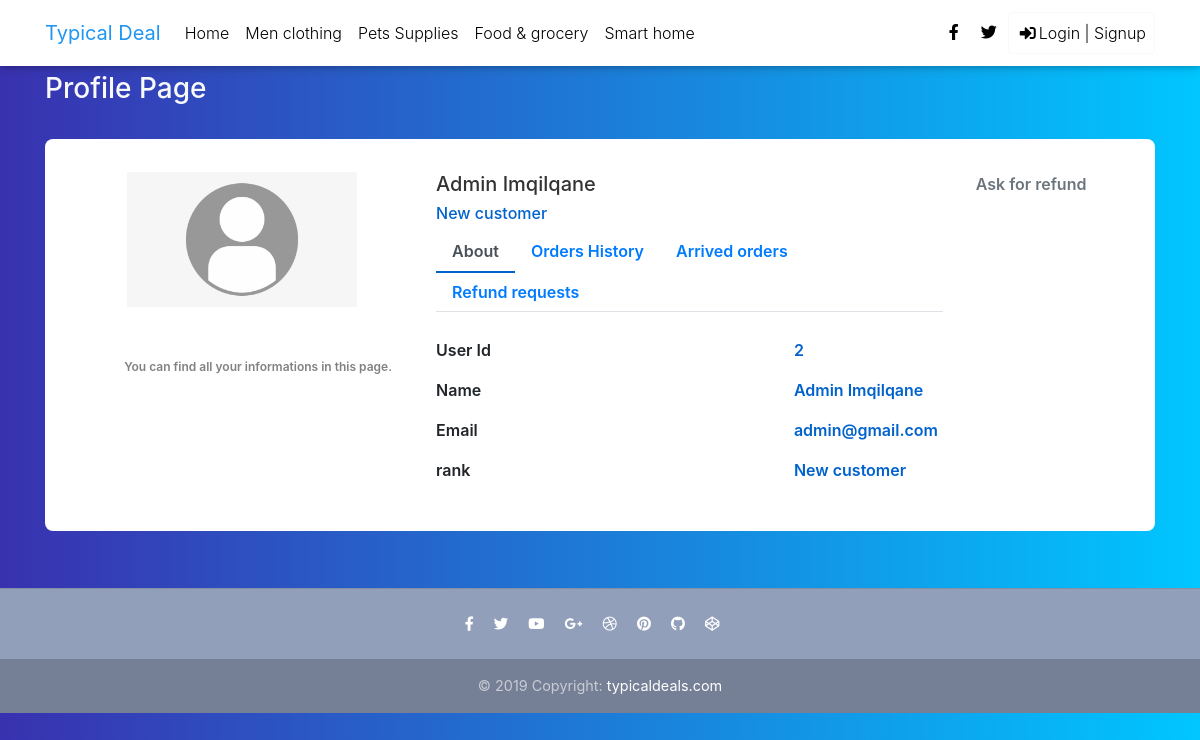
The page /accounts/profile/2/ on the database its author committed.
### products/models.py (models this page shows, shortened)
class Category (models.Model):
    name = models.CharField(max_length=200)
    pramry_category = models.BooleanField(default=False)
    def __str__(self):
        return self.name

class User_profile(models.Model):
    user = models.OneToOneField(user, on_delete=models.CASCADE)
    stripi_customer_id = models.CharField(max_length=50, blank=True, null=True)
    one_click_purshase = models.BooleanField(default=False)

### products/views.py (the view)
# urls.py: path('accounts/profile/<str:pk>/', views.ProfileView, name='profile')
def ProfileView(request, pk):
    profile = get_object_or_404(User_profile , id=pk)
    orders = Order.objects.filter(user=profile.user, ordered=True )
    arrived_orders = Order.objects.filter(user=profile.user, ordered=True, arrived=True)
    purshase_history = Payment.objects.filter(user=profile.user)
    refund_requests = Refund.objects.filter(email=profile.user.email)
    refunded_orders = Refund.objects.filter(email=profile.user.email, accepted=True)
    print(orders)
    context = {
        'profile':profile,
        'purshase_history':purshase_history,
        'refund_requests':refund_requests,
        'orders':orders,
        'arrived_orders':arrived_orders
    }
    return render(request, 'products/profile_page.html', context)

### products/models.py (called while the page is built)
    def __str__(self):
        return self.user.username

### products/templatetags/main_m.py (called while the page is built)
@register.inclusion_tag('products/navbar.html')
def Ctegories():
    context = {
        'tagscategories': Category.objects.all(),
         }
    return context

### products/templates/products/profile_page.html (shortened to what this page needs)
{% extends 'products/base.html' %}
{% block content %}
{% load static %}
<link href="//maxcdn.bootstrapcdn.com/bootstrap/4.1.1/css/bootstrap.min.css" rel="stylesheet" id="bootstrap-css">
<div class="table-responsive text-nowrap">
<h3 class="text-light">Profile Page</h3>
<div class="container emp-profile">
            <form method="post">
                <div class="row">
                    <div class="col-md-4">
                        <div class="profile-img">
                            <img src="{% static 'products/img/profile.png' %}" alt=""/>
                        </div>
                    </div>
                    <div class="col-md-6">
                        <div class="profile-head">
                                    <h5>
                                      {{profile.user.first_name}} {{profile.user.last_name}}
                                    </h5>
                                    <h6>
                                      New customer
                                    </h6>
                            <ul class="nav nav-tabs" id="myTab" role="tablist">
                                <li class="nav-item">
                                    <a class="nav-link active" id="home-tab" data-toggle="tab" href="#home" role="tab" aria-controls="home" aria-selected="true">About</a>
                                </li>
                                <li class="nav-item">
                                    <a class="nav-link" id="profile-tab" data-toggle="tab" href="#profile" role="tab" aria-controls="profile" aria-selected="false">Orders History</a>
                                </li>
                                <li class="nav-item">
                                  <a class="nav-link" id="profile-tab" data-toggle="tab" href="#arrivedorders" role="tab" aria-controls="arrivedorders" aria-selected="false">Arrived orders</a>
                              </li>
                              <li class="nav-item">
                                <a class="nav-link" id="profile-tab" data-toggle="tab" href="#refundrequests" role="tab" aria-controls="refundrequests" aria-selected="false">Refund requests</a>
                            </li>
                            </ul>
                        </div>
                    </div>
                    <div class="col-md-2">
                        <a href="{% url 'core:refund' %}" class="profile-edit-btn" name="btnAddMore">Ask for refund</a>
                    </div>
                </div>
                <div class="row">
                    <div class="col-md-4">
                        <div class="profile-work">
                            <p>You can find all your informations in this page.</p>
                        </div>
                    </div>
                    <div class="col-md-8">
                        <div class="tab-content profile-tab" id="myTabContent">
                            <div class="tab-pane fade show active" id="home" role="tabpanel" aria-labelledby="home-tab">
                                        <div class="row">
                                            <div class="col-md-6">
                                                <label>User Id</label>
                                            </div>
                                            <div class="col-md-6">
                                                <p>{{profile.user.id}}</p>
                                            </div>
                                        </div>
                                        <div class="row">
                                            <div class="col-md-6">
                                                <label>Name</label>
                                            </div>
                                            <div class="col-md-6">
                                                <p>{{profile.user.first_name}} {{profile.user.last_name}}</p>
                                            </div>
                                        </div>
                                        <div class="row">
                                            <div class="col-md-6">
                                                <label>Email</label>
                                            </div>
                                            <div class="col-md-6">
                                                <p>{{profile.user.email}}</p>
                                            </div>
                                        </div>
                                        <div class="row">
                                            <div class="col-md-6">
                                                <label>rank</label>
                                            </div>
                                            <div class="col-md-6">
                                                <p>New customer</p>
                                            </div>
                                        </div>
                            </div>
                        </div>
                    </div>
                </div>
            </form>
        </div>
  </div>
{% endblock %}

### products/templates/products/navbar.html
{% load main_m %}
{% for category in tagscategories %}
<li class="nav-item">
    <a class="nav-link waves-effect" href="{% url 'core:productsoncategory' category.name %}" >{{category}}</a>
</li>
{% endfor %}

### products/templates/products/base.html (style rules this page uses)
html, body, header, .carousel { height: 60vh; }

### products/templates/products/profile_page.html (style rules this page uses)
body { background: -webkit-linear-gradient(left, #3931af, #00c6ff); }
.emp-profile { padding: 3%; margin-top: 3%; margin-bottom: 3%; border-radius: 0.5rem; background: #fff; }
.profile-img { text-align: center; }
.profile-img img { width: 70%; height: 100%; }
.profile-head h5 { color: #333; }
.profile-head h6 { color: #0062cc; }
.profile-edit-btn { border: none; border-radius: 1.5rem; width: 70%; padding: 2%; font-weight: 600; color: #6c757d; cursor: pointer; }
.profile-head .nav-tabs { margin-bottom:5%; }
.profile-head .nav-tabs .nav-link { font-weight:600; border: none; }
.profile-head .nav-tabs .nav-link.active { border: none; border-bottom:2px solid #0062cc; }
.profile-work { padding: 14%; margin-top: -15%; }
.profile-work p { font-size: 12px; color: #818182; font-weight: 600; margin-top: 10%; }
.profile-tab label { font-weight: 600; }
.profile-tab p { font-weight: 600; color: #0062cc; }

### rows shown on the page
Category: name "Men clothing"
Category: name "Pets Supplies"
Category: name "Food & grocery"
Category: name "Smart home"
User_profile: user.first_name "Admin", user.last_name "Imqilqane", user.id "2", user.email "admin@gmail.com"
